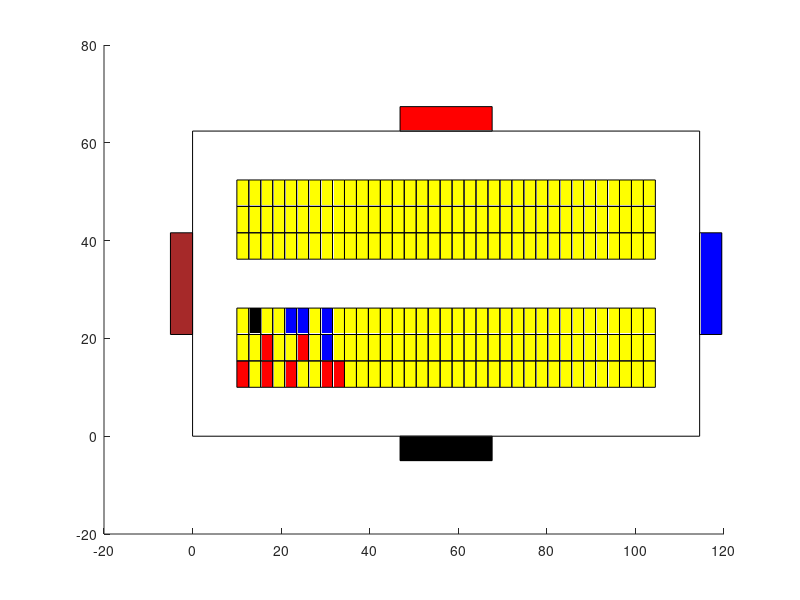

This chart was generated by the following MATLAB code:
function res = init()
  for i = 0: 34
    for j = 0: 2
      if(((j == 0) && (i == 0 || i == 2 || i == 4 || i == 7 || i == 8))
          || ((j == 1) && (i == 2 || i == 5))
        )
          rectangle("Position", [10 + i*2.7, 10 + j*5.4, 2.7, 5.4], 
              "Facecolor", [1, 0, 0]);
      elseif((j == 2) && (i == 1))
          rectangle("Position", [10 + i*2.7, 10 + j*5.4, 2.7, 5.4], 
              "Facecolor", [0, 0, 0]);
      elseif(((j == 2) && (i == 4 || i == 5 || i == 7))
              || (j == 1 && i == 7)
            )
          rectangle("Position", [10 + i*2.7, 10 + j*5.4, 2.7, 5.4], 
              "Facecolor", [0, 0, 1]);
      else
          rectangle("Position", [10 + i*2.7, 10 + j*5.4, 2.7, 5.4],
              "Facecolor", [1, 1, 0]);
      endif;
    endfor;
endfor;

  for i = 0: 34
    for j = 0: 2
       rectangle("Position", [10 + i*2.7, 20 + (j + 3)*5.4, 2.7, 5.4],
              "Facecolor", [1, 1, 0]);
    endfor;
endfor;



  rectangle("Position", [0, 0, 10 + 2.7*35 + 10, 10 + 5.4*3 + 10 + 5.4*3 + 10 ]);
                        %boundary

  rectangle("Position", [10 + 2.7*17.5 - 10.4, -5, 20.8, 5 ], 
                          "Facecolor", [0, 0, 0]);%Gate 1
  rectangle("Position", [10 + 2.7*35 + 10, 20.8, 5, 20.8 ], 
                          "Facecolor", [0, 0, 1]);%Gate 2
  rectangle("Position", [10 + 2.7*17.5 - 10.4, 10 + 5.4*3 + 10 + 5.4*3 + 10, 20.8, 5 ], 
                          "Facecolor", [1, 0, 0]);%Gate 3                        
  rectangle("Position", [-5, 20.8, 5, 20.8 ], "Facecolor", 
                            [0.65, 0.16, 0.16]);%Gate 4
  res = 0;
end                           